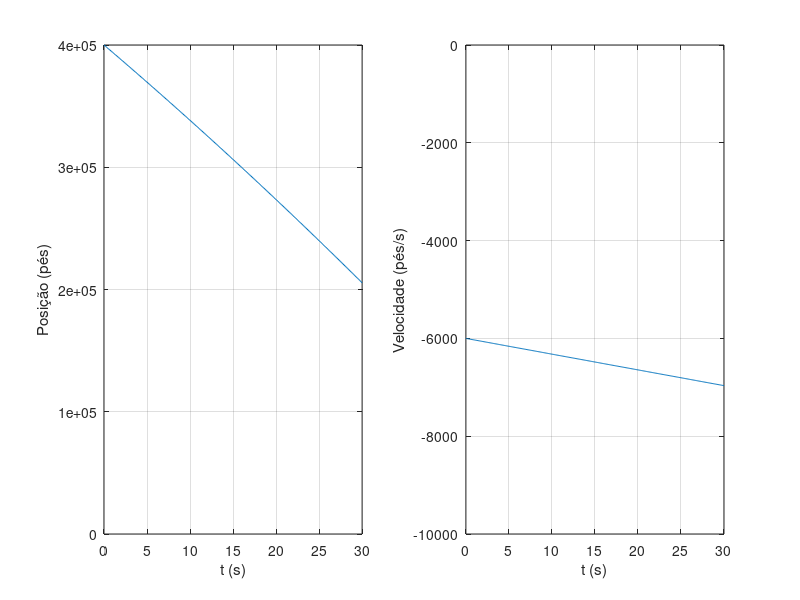
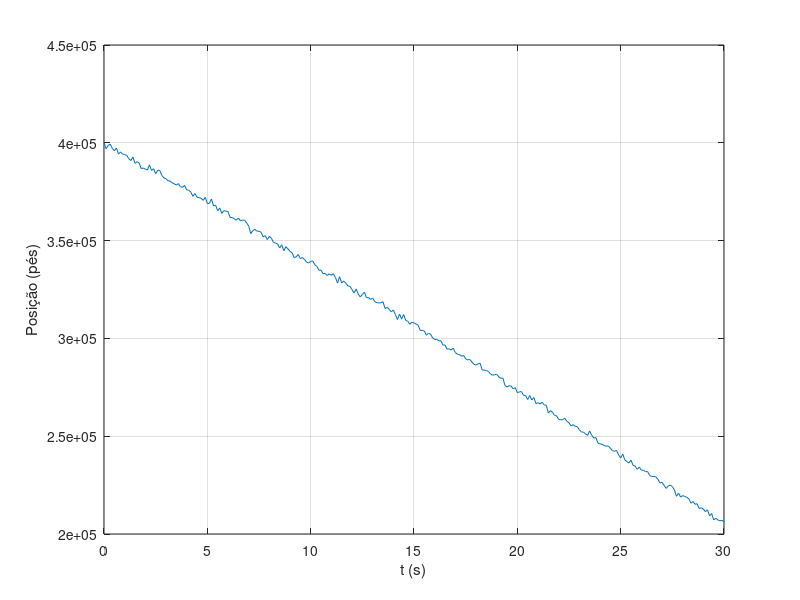

Source code (MATLAB) for these figures, in order: (Note: this script raises an error after producing the figures.)
%% Kalman Filter -- Cap 4
% A ideia desse reporte é apresentar o caso do Filtro de Kalman. Estou seguindo 
% a ideia apregoada no livro do Zarchan (_Fundamentals of Kalman Filtering: A 
% Pratical Approach_). Nisso eu irei direto ao problema no tempo contínuo e depois 
% simplifico para o caso em que a gente discretiza o sistema.
% 
% Seja, então, a descrição da física do problema espressa na Espaço de Estados 
% a tempo contínuo:
% 
% $$\dot{x} = Ax + Bu + w$$
% 
% em que $<math xmlns="http://www.w3.org/1998/Math/MathML" display="inline"><mrow><mi 
% mathvariant="italic">w</mi></mrow></math>$ é um ruído branco do processo. Existe 
% uma matriz associada ao ruído $<math xmlns="http://www.w3.org/1998/Math/MathML" 
% display="inline"><mrow><mi mathvariant="italic">w</mi></mrow></math>$, tal que:
% 
% $$Q = E[ww^T]$$
% 
% Não existe um significado físico para essa matriz, mas a gente verá no 
% futuro que ela está relacionada ao desconhecimento que temos a respeito do processo 
% em si (afinal, não há como representar com 100% de certeza uma dinâmica). 
% 
% O Filtro de Kalman necessita que tenhamos as medidas físicas relacionadas 
% com a seguinte equação:
% 
% $$y = Cx + v$$
% 
% em que $<math xmlns="http://www.w3.org/1998/Math/MathML" display="inline"><mrow><mi 
% mathvariant="italic">y</mi></mrow></math>$ diz respeito ao vetor de medidas, 
% $<math xmlns="http://www.w3.org/1998/Math/MathML" display="inline"><mrow><mi 
% mathvariant="italic">C</mi></mrow></math>$é a matriz de medidas e $<math xmlns="http://www.w3.org/1998/Math/MathML" 
% display="inline"><mrow><mi mathvariant="italic">v</mi></mrow></math>$é o ruído 
% branco de medida. Existe uma matriz associada ao ruído $<math xmlns="http://www.w3.org/1998/Math/MathML" 
% display="inline"><mrow><mi mathvariant="italic">v</mi></mrow></math>$, tal que:
% 
% $$R = E[vv^T]$$
% 
% Para utilizarmos o Filtro de Kalman, precisamos discretizar esse sistema 
% expresso a tempo contínuo. Para o sistema, tem-se que:
% 
% $$\Phi(t) = \mathcal{L}^{-1}[(sI-A)^{-1}]$$
% 
% Discretizando a matriz $<math xmlns="http://www.w3.org/1998/Math/MathML" 
% display="inline"><mrow><mi>Φ</mi><mtext> </mtext><mrow><mo>(</mo><mrow><mi mathvariant="italic">t</mi></mrow><mo>)</mo></mrow></mrow></math>$ 
% sistema, tem-se que:
% 
% $$\Phi_{k} = \Phi(T_{s})$$
% 
% em que $<math xmlns="http://www.w3.org/1998/Math/MathML" display="inline"><mrow><msub><mrow><mi 
% mathvariant="italic">T</mi></mrow><mrow><mi mathvariant="italic">s</mi></mrow></msub></mrow></math>$ 
% é o período de amostragem. Além do mais, na discretização da nossa amotra, tem-se 
% que:
% 
% $$y_{k} = Cx_k + v_k$$
% 
% e
% 
% $$R_k = E[v_kv_k^T]$$
% 
% A resultante do Filtro de Kalman é dado por:
% 
% $$\hat{x}_{k} = \Phi_k \hat{x}_{k-1} + B_{k}u_{k-1} + K_{k}[y_{k} - H(\Phi_{k}\hat{x}_{k-1}+B_{k}u_{k-1})]$$
% 
% em que $<math xmlns="http://www.w3.org/1998/Math/MathML" display="inline"><mrow><msub><mrow><mi 
% mathvariant="italic">u</mi></mrow><mrow><mi mathvariant="italic">k</mi><mo>−</mo><mn>1</mn></mrow></msub></mrow></math>$ 
% é assumido constante entre as amostras, $<math xmlns="http://www.w3.org/1998/Math/MathML" 
% display="inline"><mrow><msub><mrow><mi mathvariant="italic">K</mi></mrow><mrow><mi 
% mathvariant="italic">k</mi></mrow></msub></mrow></math>$ é o ganho de Kalman 
% no instante $<math xmlns="http://www.w3.org/1998/Math/MathML" display="inline"><mrow><mi 
% mathvariant="italic">k</mi></mrow></math>$ e a matriz $<math xmlns="http://www.w3.org/1998/Math/MathML" 
% display="inline"><mrow><msub><mrow><mi mathvariant="italic">B</mi></mrow><mrow><mi 
% mathvariant="italic">k</mi></mrow></msub></mrow></math>$ é dado por:
% 
% $$B_{k} = \int_{0}^{T_s}\Phi({\tau})\textbf{B}d\tau$$
% 
% Os ganhos de Kalman são computados por meio da matriz de Riccati. As equações 
% são recursivas:
% 
% $$M_k = \Phi_{k}P_{k-1}\Phi_{k}^T + Q_k$$
% 
% $$K_k = M_{k}C^T(CM_kC^T+R_k)^{-1}$$
% 
% $$P_k = (I-K_kC)M_k$$
% 
% em que:
% 
% $$Q_k = \int_{0}^{T_s}\Phi(\tau)\textbf{Q}\Phi^{T}(\tau) d\tau$$
% 
% Para iniciar as equações de Riccati a gente precisa inicializar a matriz 
% com algum $<math xmlns="http://www.w3.org/1998/Math/MathML" display="inline"><mrow><msub><mrow><mi 
% mathvariant="italic">P</mi></mrow><mrow><mn>0</mn></mrow></msub></mrow></math>$.
% 
% Olhando de maneira estrita, o que a gente tem é que:
% 
% $<math xmlns="http://www.w3.org/1998/Math/MathML" display="inline"><mrow><mo>•</mo></mrow></math>$a 
% matriz* *$<math xmlns="http://www.w3.org/1998/Math/MathML" display="inline"><mrow><msub><mrow><mi 
% mathvariant="italic">M</mi></mrow><mrow><mi mathvariant="italic">k</mi></mrow></msub></mrow></math>$ 
% diz respeito à matriz de Covariância representando os erros das estimativas 
% dos estados antes da atualização;
% 
% $<math xmlns="http://www.w3.org/1998/Math/MathML" display="inline"><mrow><mo>•</mo></mrow></math>$a 
% matriz $<math xmlns="http://www.w3.org/1998/Math/MathML" display="inline"><mrow><msub><mrow><mi 
% mathvariant="italic">P</mi></mrow><mrow><mi mathvariant="italic">k</mi></mrow></msub></mrow></math>$ 
% diz respeito à matriz de Covariância representando os erros das estimativas 
% dos estados depois da atualização.
% 
% O que a equação do Filtro de Kalman faz é simplesmente tomar uma estimativa 
% e corrigir essa estimativa com base nos dados reais amostrados. Sendo assim, 
% tomemos um exemplo.
%% Exemplo:
% Imagine o caso em que desejamos estimar a posição e velocidade de um objeto 
% caindo. Ele inicialmente apresenta altitude de 400.000 $<math xmlns="http://www.w3.org/1998/Math/MathML" 
% display="inline"><mrow><mi mathvariant="normal">ft</mi></mrow></math>$ e velocidade 
% inicial de 6.000 $<math xmlns="http://www.w3.org/1998/Math/MathML" display="inline"><mrow><mfrac><mrow><mi 
% mathvariant="normal">ft</mi></mrow><mrow><mi mathvariant="italic">s</mi></mrow></mfrac></mrow></math>$ 
% em direção ao um radar posicionado no solo (ou seja, caindo). Neste exemplo 
% não se considera o efeito do arrasto e a aceleração da gravidade é g = 32,2 
% $<math xmlns="http://www.w3.org/1998/Math/MathML" display="inline"><mrow><mfrac><mrow><mi 
% mathvariant="normal">ft</mi></mrow><mrow><msup><mrow><mi mathvariant="italic">s</mi></mrow><mrow><mn>2</mn></mrow></msup></mrow></mfrac></mrow></math>$ 
% . Vamos assumir que as medidas obtidas pelo radar são ruidosas, apresentando 
% as mesmas um desvio padrão de 1.000 ft com média zero. Neste exemplo considera-se 
% que o radar faz amostragem na taxa de 10Hz (ou seja, 10 amostras em 1 s) durante 
% 30 s. A ideia é construir um Filtro de Kalman para estimar a posição e velocidade 
% do objeto a medida que ele cai e são coletadas informações pelo radar.
% 
% 
% 
% Pela física de Newton, sabe-se que a altura de um objeto que cai com as 
% características apresentadas é dada por:
% 
% $$x = 400000- 6000 - gt^2/2$$
% 
% a velocidade é:
% 
% $$\dot{x} = 6000 - gt$$
% 
% Cadastrando os itens descritos, tem-se:

x0 = 400000;        % altura inicial
v0 = 6000;          % velocidade inicial
g  = 32.2;          % gravidade.
%% 
% Do jeito que foi abordado no início do processo, tem-se:

Ttotal = 30;   % Tempo total de amostragem.
fs     = 10;   % Frequência de amostragem.
t      = linspace(0, Ttotal, (fs*Ttotal + 1));        % Instantes de amostragem.
%% 
% O objeto em queda terá, dada as condições do problema proposto, o seguinte 
% comportamento:

% Posição.
for i = 1:(fs*Ttotal + 1)
    x(i) = x0 - v0*t(i) - 0.5*g*(t(i)^2);        
end
% Velocidade.
v = -v0 - g*t;   

% Plota os resultados de posição e velocidade.
subplot(1, 2, 1);
plot(t, x); grid; 
xlabel('t (s)');
ylabel('Posição (pés)');
axis([0 Ttotal 0 400000]);

subplot(1, 2, 2);
plot(t, v); grid;
xlabel('t (s)');
ylabel('Velocidade (pés/s)');
axis([0 Ttotal -10000 0]);
%% 
% O radar (dispositivo que fará as medições do sistema) apresenta um desvio 
% padrão de 1000 ft com média zero. Dessa forma, as medidas do radar estarão corrompidas 
% com erro (o que será denotado por ruido):

desvio_padrao = 1000;                                 % em pés.
ruido = 0 + desvio_padrao*randn(fs*Ttotal + 1, 1);    % de medida pelo radar.
ruido = ruido';                            
%% 
%  Isso significa dizer que a medida do radar será a medida real corrompida 
% com ruido. Sendo assim, Tem-se que:

% Sinal MEDIDO pelo radar com ruído (posição apenas).
y = x + ruido;
figure;
plot(t, y);
grid;

xlabel('t (s)');
ylabel('Posição (pés)');

%% 
% Vamos agora montar o problema do jeito que preconiza o Filtro de Kalman. 
% 
% O meu sistema no final das contas apresenta uma interessante forma de apresentação, 
% pois tem-se que um objeto caindo sofrerá apenas ação da gravidade:
% 
% $$\ddot{x}(t) = -g$$
% 
% E assim, derivando-se essa aceleração (constante), tem-se que:
% 
% $$<math xmlns="http://www.w3.org/1998/Math/MathML" display="block"><mrow><mrow><mfrac><mrow><msup><mrow><mi 
% mathvariant="normal">d</mi></mrow><mrow><mn>3</mn></mrow></msup></mrow><mrow><mi 
% mathvariant="normal">d</mi><msup><mrow><mi mathvariant="italic">t</mi></mrow><mrow><mn>3</mn></mrow></msup></mrow></mfrac><mrow><mi 
% mathvariant="italic">x</mi><mrow><mo>(</mo><mrow><mi mathvariant="italic">t</mi></mrow><mo>)</mo></mrow></mrow></mrow><mo>=</mo><mn>0</mn></mrow></math>$$
% 
% Então, a gente consegue escrever o sistema no seguinte formato:
% 
% $$<math xmlns="http://www.w3.org/1998/Math/MathML" display="block"><mrow><mrow><mo>[</mo><mtable><mtr><mtd><mrow><mrow><mfrac><mrow><mi 
% mathvariant="normal">d</mi></mrow><mrow><mi mathvariant="normal">d</mi><mrow><mi 
% mathvariant="italic">t</mi></mrow></mrow></mfrac><mrow><mi mathvariant="italic">x</mi></mrow></mrow></mrow></mtd></mtr><mtr><mtd><mrow><mrow><mfrac><mrow><msup><mrow><mi 
% mathvariant="normal">d</mi></mrow><mrow><mn>2</mn></mrow></msup></mrow><mrow><mi 
% mathvariant="normal">d</mi><msup><mrow><mi mathvariant="italic">t</mi></mrow><mrow><mn>2</mn></mrow></msup></mrow></mfrac><mrow><mi 
% mathvariant="italic">x</mi></mrow></mrow></mrow></mtd></mtr><mtr><mtd><mrow><mrow><mfrac><mrow><msup><mrow><mi 
% mathvariant="normal">d</mi></mrow><mrow><mn>3</mn></mrow></msup></mrow><mrow><mi 
% mathvariant="normal">d</mi><msup><mrow><mi mathvariant="italic">t</mi></mrow><mrow><mn>3</mn></mrow></msup></mrow></mfrac><mrow><mi 
% mathvariant="italic">x</mi></mrow></mrow></mrow></mtd></mtr></mtable><mo>]</mo></mrow><mo>=</mo><mrow><mo>[</mo><mtable><mtr><mtd><mrow><mn>0</mn></mrow></mtd><mtd><mrow><mn>1</mn></mrow></mtd><mtd><mrow><mn>0</mn></mrow></mtd></mtr><mtr><mtd><mrow><mn>0</mn></mrow></mtd><mtd><mrow><mn>0</mn></mrow></mtd><mtd><mrow><mn>1</mn></mrow></mtd></mtr><mtr><mtd><mrow><mn>0</mn></mrow></mtd><mtd><mrow><mn>0</mn></mrow></mtd><mtd><mrow><mn>0</mn></mrow></mtd></mtr></mtable><mo>]</mo></mrow><mrow><mo>[</mo><mtable><mtr><mtd><mrow><mi 
% mathvariant="italic">x</mi></mrow></mtd></mtr><mtr><mtd><mrow><mover><mrow><mi 
% mathvariant="italic">x</mi><mtext> </mtext></mrow><mrow><mo>˙</mo></mrow></mover></mrow></mtd></mtr><mtr><mtd><mrow><mover><mrow><mtext> 
% </mtext><mi mathvariant="italic">x</mi></mrow><mrow><mo>¨</mo></mrow></mover></mrow></mtd></mtr></mtable><mo>]</mo></mrow></mrow></math>$$
% 
% Significa dizer então que a matriz B = 0 e a matriz A é a que está logo 
% acima.
% 
% Sendo assim, temos de determinar quem é a matriz $<math xmlns="http://www.w3.org/1998/Math/MathML" 
% display="inline"><mrow><mi>Φ</mi><mrow><mo>(</mo><mrow><mi mathvariant="italic">t</mi></mrow><mo>)</mo></mrow></mrow></math>$ 
% para depois discretizá-la.

% Matriz A do sistema (contínuo).
A = [0 1 0;
     0 0 1;
     0 0 0];
B = [0; 0; 0];

% Calcular a inversa de Laplace.
syms s

I     = eye(3);  % Matriz identidade de ordem 3.
phi_t = ilaplace((s*I - A)^(-1))
%% 
% Quanto a gente discretiza o sistema para um $<math xmlns="http://www.w3.org/1998/Math/MathML" 
% display="inline"><mrow><msub><mrow><mi mathvariant="italic">T</mi></mrow><mrow><mi 
% mathvariant="italic">s</mi></mrow></msub></mrow></math>$ conforme especificado, 
% tem-se que:

% Matriz de estados.
Ts    = 1/fs;              % Tempo de amostragem.
phi_k = [1    Ts (Ts^2)/2;
         0     1    Ts;
         0     0    1];
     
% Vocẽ poderia também fazer de forma mais inteligente por meio do comando abaixo:
% phi_k = subs(phi_t, Ts);
%% 
% Vamos agora determinar a matriz Q a tempo discreto. Importante saber quem 
% é a mesma, em tempo contínuo é dada por:
% 
% $$<math xmlns="http://www.w3.org/1998/Math/MathML" display="block"><mrow><mi 
% mathvariant="italic">Q</mi><mo>=</mo><mi mathvariant="italic">E</mi><mrow><mo>[</mo><mrow><msup><mrow><mi 
% mathvariant="normal">ww</mi></mrow><mrow><mi mathvariant="italic">T</mi></mrow></msup></mrow><mo>]</mo></mrow></mrow></math>$$
% 
% Como não há erro de processo envolvido no sistema (ou seja, é considerada 
% essa situação), a nossa matriz $<math xmlns="http://www.w3.org/1998/Math/MathML" 
% display="inline"><mrow><mi mathvariant="italic">Q</mi></mrow></math>$ será nula 
% e quadrada de ordem 3. Quando a gente coloca essa matriz para determinação da 
% matriz $<math xmlns="http://www.w3.org/1998/Math/MathML" display="inline"><mrow><msub><mrow><mi 
% mathvariant="italic">Q</mi></mrow><mrow><mi mathvariant="italic">k</mi></mrow></msub></mrow></math>$ 
% dará no final uma matriz nula, quadrada e de ordem 3 (só verificar nas equações). 
% Isso pode ser comprovado substituindo Q nula na equação abaixo:
% 
% $$Q_k = \int_{0}^{T_s}\Phi(\tau)\textbf{Q}\Phi^{T}(\tau) d\tau$$
% 
% Assim, tem-se que:

Q   = zeros(3,3);

% 1) Uma forma de fazer (sendo direto).
Q_k = zeros(3,3);

% 2) Podemos também fazer no 'brute force', Para tal, tem-se que:
% PRODUTO = phi_t * Q * (phi_t');
% Q_k     = int(PRODUTO, [0 Ts]);

%% 
% Olhando o tipo de medida que iremos ter, o radar mede apenas a distância 
% do objeto. Sendo assim, a matrix C do sistema terá apenas uma únia entrada.

C = [1 0 0];
%% 
% O desvio padrão do ruído de medida é dado de tal forma que temos que determinar 
% a matriz $<math xmlns="http://www.w3.org/1998/Math/MathML" display="inline"><mrow><msub><mrow><mi 
% mathvariant="italic">R</mi></mrow><mrow><mi mathvariant="italic">k</mi></mrow></msub><mo>.</mo></mrow></math>$ 
% Sendo assim, tem-se que o ruído será equivalente ao erro característico do radar.

R_k = desvio_padrao^2;
%% 
% O nosso sistema está todo resolvido. Precisamos apenas iniciar o processo 
% do Filtro de Kalman e rodar a simulação.

% Inicialização do sistema de Kalman.
P{1}  = 999999999*eye(3);

% Estimativas iniciais dos estados do sistema.
x_hat{1} = [0; 0; 0];
%% 
% Executo a recursão do Filtro de Kalman.

% Recursão de Kalman.
for k = 2:max(size(x))
    
    % Equação de Riccati.
    M{k} = (phi_k) * P{k-1} * (phi_k') + Q_k;
    K{k} = M{k} * (C') * inv(C * M{k} * (C') + R_k);
    P{k} = (I - K{k}*C)*M{k};
    
    % Atualização dos estados.
    x_hat{k} = phi_k*x_hat{k-1} + K{k}*(y(k) - C*phi_k*x_hat{k-1});
end

% Separa os resultados para facilitar o plot.
for i = 1:max(size(x))
   x_end(i)   = x_hat{i}(1,1); 
   xd_end(i)  = x_hat{i}(2,1);
   xdd_end(i) = x_hat{i}(3,1);
end
%% 
% Agora eu ploto todo o sistema.

figure;
plot(t, x_end, t, y, 'r')
legend('Estimado (Kalman)', 'Medido');
xlabel('t (s)');
ylabel('Posição (pés)');
grid;
axis([0 Ttotal 0 400000])

figure;
plot(t, xd_end, t, v, 'r')
legend('Estimado (Kalman)', 'Real');
xlabel('t (s)');
ylabel('Velocidade (pés/s)');
axis([0 Ttotal -10000 0])
grid;

figure;
G2 = -g*linspace(1, 1 ,max(size(x)));
plot(t, xdd_end, t, G2, 'r')
legend('Estimado (Kalman)', 'Real');
xlabel('t (em segundos)');
ylabel('Aceleração (em pés/s)');
ylim([-100 100]);
grid;
%% 
% Perceba que o Filtro de Kalman conseguiu fazer uma boa estimação do meu 
% sistema.